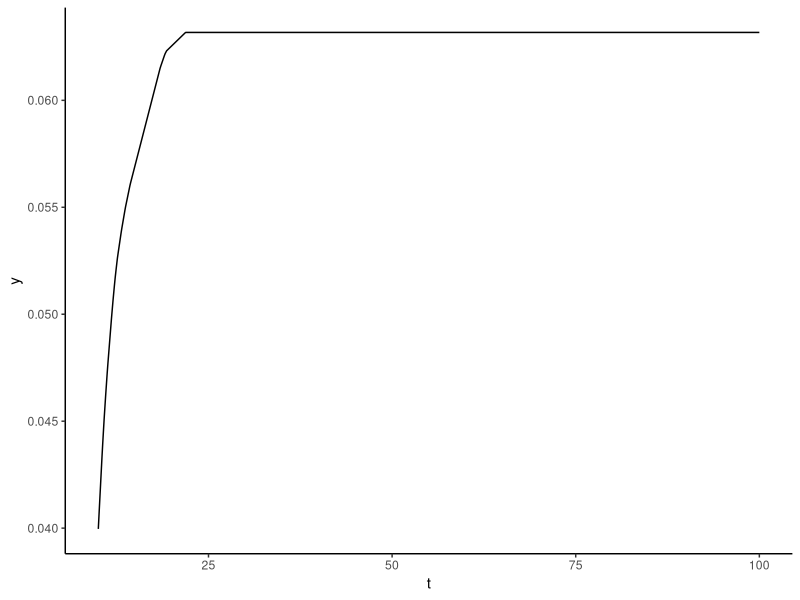
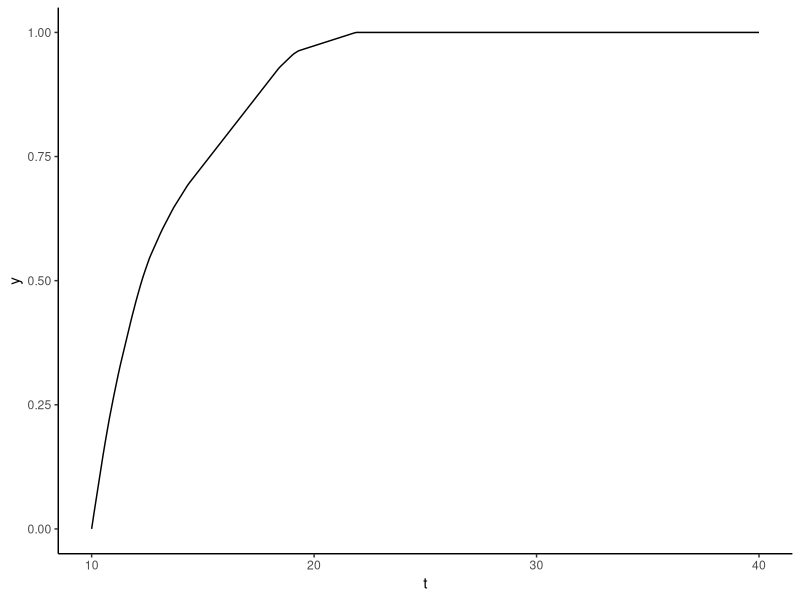

R code for these plots, in order:
# =============================================================================
# Initial definitions
# =============================================================================

library(tidyverse) 
library(purrr)

N <- 1000
beta <- 1/3
gamma <- 1/5

tauistar <- rexp(N, gamma)
# vi <- beta*tauistar

# ai <- function(tau, beta, tauistar){
# 	if(tau<0){stop("tau must be positive")}
# 	if(tau<=tauistar){
# 		out <- beta
# 	} else {
# 		out <- 0
# 	}
# 	return(out)
# }

# Fi <- function(tau, beta, tauistar){
# 	if(tau<0){stop("tau must be positive")}
# 	if(tau<=tauistar){
# 		out <- beta*tau
# 	} else {
# 		out <- beta*tauistar
# 	}
# 	return(out)
# }


# Fhati <- function(tau, tauistar){
# 	if(tau<0){stop("tau must be positive")}
# 	if(tau<=tauistar){
# 		out <- tau/tauistar
# 	} else {
# 		out <- 1
# 	}
# 	return(out)
# }

# Fhatinvi <- function(x, tauistar){

# 	out <- x*tauistar
# 	return(out)

# }

# =============================================================================
# Simulate
# =============================================================================

tstep <- 1
tmax <- 100

ivec <- rep(0,N)
tinfvec <- rep(Inf,N)

ivec[sample(N,1)] <- 1
tinfvec[ivec==1] <- 0

# calc_total_force(t, ivec, tinfvec) 

# draw_new_infs(ivec, force) 

# draw_inf_timing(tinf, ivec, tinfvec) 


# =============================================================================
# Test
# =============================================================================

# Initialize time 
t <- 0

while(t<tmax){

	# Calculate total force 
	tau <- t-tinfvec
	tau[tau>tauistar] <- tauistar[tau>tauistar]
	Fi <- ((beta*(tau+tstep)) - (beta*tau))[ivec==1]
	Ftot <- sum(Fi)

	# Draw new infections 
	pinf <- 1-exp(-Ftot/N)
	ninf <- rbinom(1,N-sum(ivec),pinf)

	# Determine the first infection
	if(ninf>0){


	} else {
		t <- t+tstep
	}


}


# =============================================================================

tinfvec <- rep(Inf,N)
tinfvec[sample(N, 50)] <- runif(50)*10
ivec <- rep(0,N)
ivec[tinfvec<Inf]<-1

t <- 11
ftot <- function(t){
	out <- sum((beta*pmin(tauistar, t-tinfvec))[ivec==1])/N
	return(out)
}

# The full cumulative infectiousness profile:
tvec <- seq(from=10, to=100, by=0.1) 
yvec <- unlist(lapply(tvec, ftot))
tibble(t=tvec,y=yvec) %>% ggplot(aes(x=t,y=y)) + geom_line() + theme_classic()

# The truncated infectiousness CDF: 
tvec <- seq(from=10, to=40, by=0.1) 
yvec <- (unlist(lapply(tvec, ftot))-ftot(10))/(ftot(40)-ftot(10))
tibble(t=tvec,y=yvec) %>% ggplot(aes(x=t,y=y)) + geom_line() + theme_classic()
